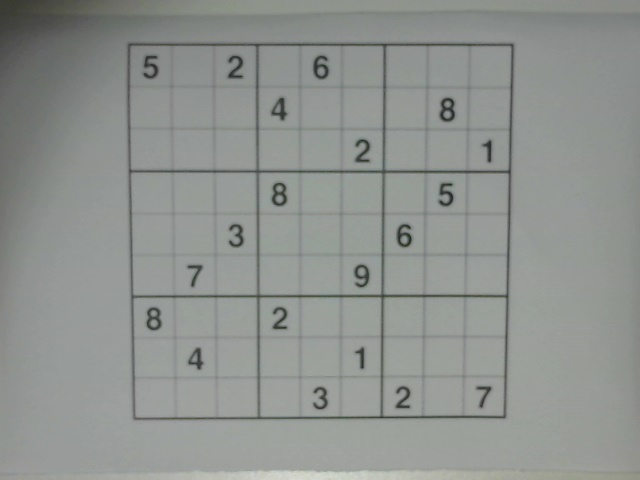
%> input picture VisionSystem/1.jpg, 640 x 480 px
$ octave --eval "result = getSudokuInclination(imread('1.jpg'));"   (GNU Octave 9; MATLAB toolbox functions it lacks are replaced by stand-ins)
%> lines starting %> are read from the running program, lines starting %| are printed output that depends on the picture; in (x1, y1, x2, y2) boxes, pixels count from 0 and x2, y2 are one past the last pixel; in counts of white or black regions, pixels touching at a corner belong together; the program's own positions count from 1
### VisionSystem/adaptiveThreshold.m
function [ imBinary ] = adaptiveThreshold( im )
%ADAPTIVETHRESHOLD Convert grayscale image to binary image by an adaptive threshold.
%   ADAPTIVETHRESHOLD produces binary image from grayscale images. To do
%   this, it converts the input image to binary by applying an adaptive
%   threshold known as Sauvola's method.
%
%   BW = adaptiveThreshold(I) converts the grayscale image I to black and
%   white.

    %% Constants
    W = 11;
    AREA = W^2;
    RECT = (W-1)/2;
    C = 4;

    %% Gets width and height of the image
    [h,w] = size(im);

    %% Computes the integral image
    II = integralImage(im);

    %% Apply the thresholding

    % Creates the binary image
    imBinary = zeros(h,w);

    for y = RECT+2:h-RECT
        for x = RECT+2:w-RECT
            % Sums up the neighborhood
            windowSum = II(y-RECT-1,x-RECT-1) + II(y+RECT,x+RECT) - II(y-RECT-1,x+RECT) - II(y+RECT,x-RECT-1);
            % Computes the mean
            windowMean = windowSum / (AREA);
            % Define if pixel is foreground or background
            imBinary(y-1,x-1) = im(y,x) < (windowMean-C);
        end
    end
end

### VisionSystem/integralImage.m
function integral = integralImage(im)
%INTEGRALIMAGE Computes the integral of an image, also know as Summed Area Table.
%   INTEGRALIMAGE produces a data structure for quickly and efficiently generate
%   the sum of values in a rectangular subset of a grid. It was introduced
%   in image processing by the Viola뻁ones object detection framework, and
%   is commonly used to sum the rectangular neighborhood of pixel.
%   More details at http://en.wikipedia.org/wiki/Summed_area_table.
%
%   II = INTEGRALIMAGE(I) returns the integral image of I.
    im = double(im);

    % Sum all rows and all columns
    integral = cumsum(cumsum(im,2));
    % Pads the result
    integral = padarray(integral, [1 1], 0, 'pre');
end

### VisionSystem/getSudokuInclination.m
function [ imAngle ] = getSudokuInclination( im )
%GETSUDOKUINCLINATION Computes the inclination angle of the Sudoku puzzle at
%an input image.
%   GETSUDOKUINCLINATION obtains the inclination of the puzzle
%   by applying the Hough Transform in the input image and analyzing the
%   theta angle of the horizontal grid lines (which should be zero when
%   the puzzle is not rotated). The mean of all horizontal lines
%   angles is taken as the inclination of the puzzle.
%
%   A = GETSUDOKUINCLINATION(I) computes the inclination of a Sudoku puzzle
%   in the input image I.

    imCenter = adaptiveThreshold(imcrop(im, [245 165 150 150]));
%> in integralImage, `im = double(im);`:
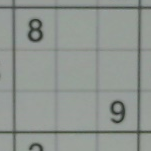
%> im: size 151x151x3 double; mean R, G, B 143.4, 149.2, 144.4
%> in integralImage, `integral = cumsum(cumsum(im,2));`:
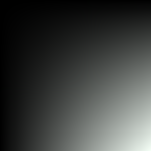
%> integral: size 151x151x3 double; mean R, G, B 823641, 856762.7, 830901.1; drawn with min black and max white
%> after the loop in adaptiveThreshold, `for y = RECT+2:h-RECT`:
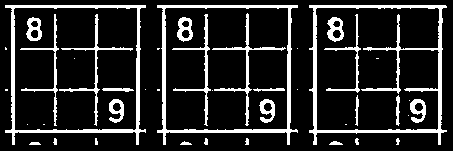
%> imBinary: size 151x453 double; values 0 (black) and 1 (white), 15.4% white; 42 white regions (16 under 20 px), largest, box (x1, y1, x2, y2) and area: (309, 5, 447, 145) 2484, (157, 5, 298, 145) 1910, (5, 5, 146, 145) 1886
    imshow(imCenter);

    [H, T, R] = hough(imCenter);
    figure, imshow(imadjust(mat2gray(H)),'XData',T,'YData',R,'InitialMagnification','fit');
    xlabel('\theta'), ylabel('\rho');
    axis on, axis normal;
    title('Transformada de Hough');

    P  = houghpeaks(H,20,'threshold',ceil(0.7*max(H(:))));
    x = T(P(:,2)); y = R(P(:,1));
    %figure, plot(x,y,'s','color','white');
    % Find lines and plot them
    lines = houghlines(imCenter,T,R,P,'FillGap',20,'MinLength',7);
    figure, imshow(imCenter), hold on
    %max_len = 0;

    angleSum = 0;
    lineCount = 0;

    for k = 1:length(lines)
      if (lines(k).theta > -45 && lines(k).theta < 45) % horizontal
          angleSum = angleSum + lines(k).theta;
          lineCount = lineCount + 1;
      end

       xy = [lines(k).point1; lines(k).point2];
       plot(xy(:,1),xy(:,2),'LineWidth',2,'Color','green');

       % [12 lines of commented-out code are left out]
    end

    hold off;

    imAngle = angleSum / lineCount;
end
%> in getSudokuInclination, `[H, T, R] = hough(imCenter);`:
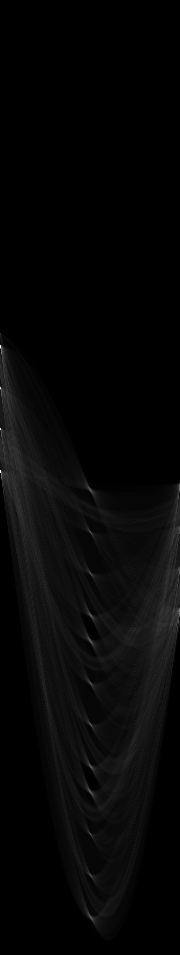
%> H: size 955x180 double; min 0, max 420, mean 11; drawn with min black and max white
%> in getSudokuInclination, `[H, T, R] = hough(imCenter);`: T = 180 values from -90 to 89; R = 955 values from -477 to 477
%> in getSudokuInclination, `imshow(imadjust(mat2gray(H)),'XData',T,'YData',R,'InitialMagnification`:
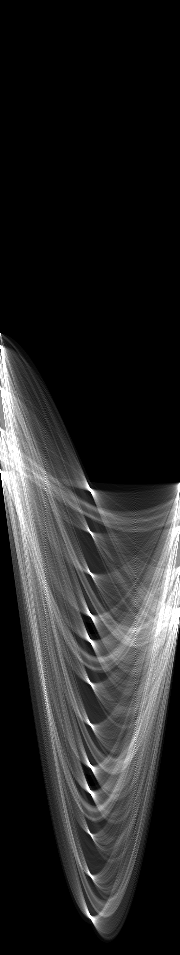
%> displayed picture: size 955x180, on the screen's scale of 0 to 255; min 0, max 255, mean 38.4
%> in getSudokuInclination, `P  = houghpeaks(H,20,'threshold',ceil(0.7*max(H(:))));`: P = [347 1; 471 1; 429 1; 389 1]
%> in getSudokuInclination, `x = T(P(:,2))`: x = [-90 -90 -90 -90]
%> in getSudokuInclination, `y = R(P(:,1))`: y = [-131 -7 -49 -89]
%> in getSudokuInclination, `lines = houghlines(imCenter,T,R,P,'FillGap',20,'MinLength',7);`: lines = 4 lines; point1 to point2 (x, y): (6, 132) to (447, 132), (6, 8) to (447, 8), (6, 50) to (443, 50), (6, 90) to (442, 90)
%> the loop in getSudokuInclination, `for k = 1:length(lines)` made 4 passes
%> xy on passes 1 to 4: [6 132; 447 132], [6 8; 447 8], [6 50; 443 50], [6 90; 442 90]
%> after the loop in getSudokuInclination, `for k = 1:length(lines)`: angleSum = 0
%> in getSudokuInclination, `imAngle = angleSum / lineCount;`: imAngle = NaN
%> `result = getSudokuInclination(imread('1.jpg'));`:
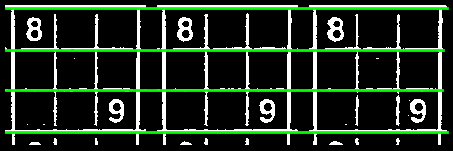
%> figure redrawn from the program's plot data

$ run again, on VisionSystem/2.jpg
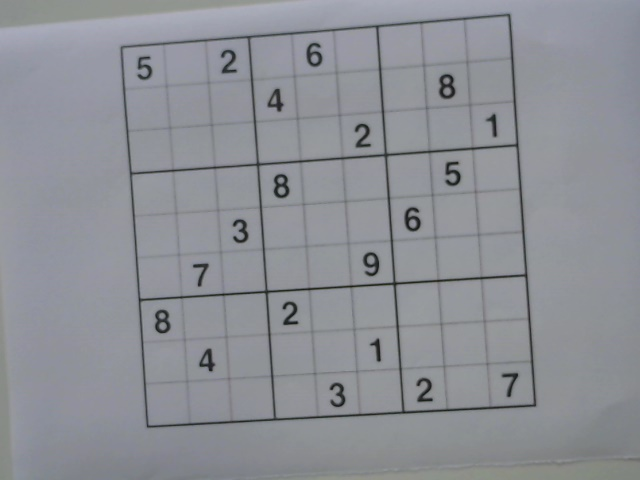
%> input picture VisionSystem/2.jpg, 640 x 480 px
%> after the loop in adaptiveThreshold, `for y = RECT+2:h-RECT`:
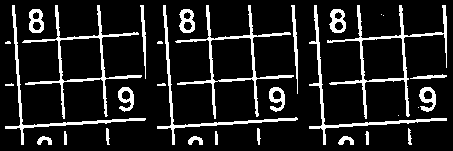
%> imBinary: size 151x453 double; values 0 (black) and 1 (white), 12.7% white; 32 white regions (7 under 20 px), largest, box (x1, y1, x2, y2) and area: (327, 5, 447, 119) 1301, (175, 5, 294, 119) 1208, (22, 5, 142, 119) 1201
%> T = 180 values from -90 to 89; R = 955 values from -477 to 477
%> P = 20 rows, first 12: [521 177; 606 177; 617 177; 532 177; 605 180; 584 177; 563 177; 519 180; 561 180; 628 177; 792 87; 490 87]
%> x = 20 values, max 89 at index 5, min -4 at index 11, mean 45.9
%> y = 20 values, max 398 at index 18, min 12 at index 12, mean 143.8
%> lines = 103 lines; longest, point1 to point2 (x, y): (316, 6) to (326, 145), (13, 6) to (23, 145), (250, 6) to (260, 145), (359, 6) to (369, 145), (400, 6) to (410, 145), (56, 6) to (66, 145)
%> the loop in getSudokuInclination, `for k = 1:length(lines)` made 103 passes
%> xy on passes 1 to 8: [182 31; 194 31], [139 34; 146 34], [125 35; 138 35], [110 36; 124 36], [96 37; 109 37], [82 38; 95 38], [67 39; 81 39], [53 40; 66 40]
%> after the loop in getSudokuInclination, `for k = 1:length(lines)`: angleSum = -36; lineCount = 9
%> imAngle = -4
%> `result = getSudokuInclination(imread('1.jpg'));`:
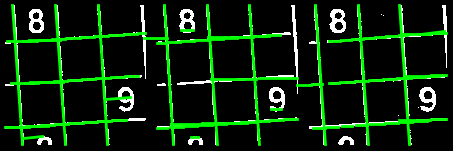
%> figure redrawn from the program's plot data

$ run again, on VisionSystem/3.jpg
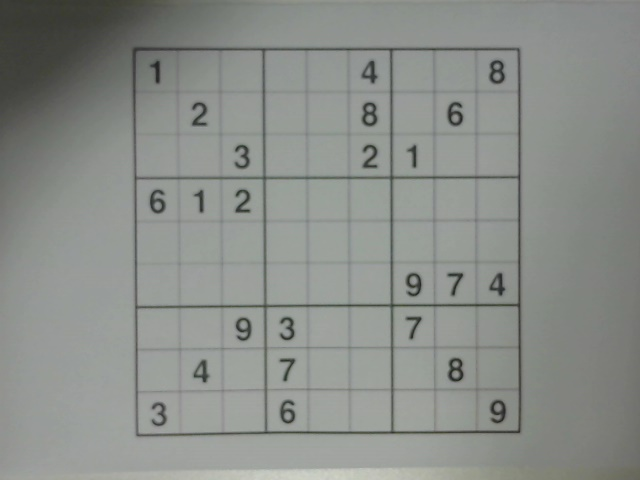
%> input picture VisionSystem/3.jpg, 640 x 480 px
%> T = 180 values from -90 to 89; R = 955 values from -477 to 477
%> in getSudokuInclination, `imshow(imadjust(mat2gray(H)),'XData',T,'YData',R,'InitialMagnification`:
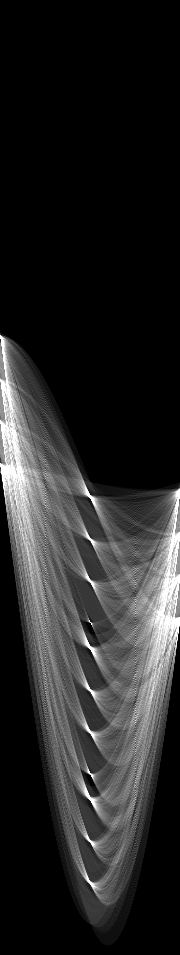
%> displayed picture: size 955x180, on the screen's scale of 0 to 255; min 0, max 255, mean 38.5
%> P = [337 1; 465 1; 422 1; 381 1]
%> x = [-90 -90 -90 -90]
%> y = [-141 -13 -56 -97]
%> lines = 4 lines; point1 to point2 (x, y): (6, 142) to (447, 142), (6, 14) to (447, 14), (6, 57) to (447, 57), (6, 98) to (447, 98)
%> the loop in getSudokuInclination, `for k = 1:length(lines)` made 4 passes
%> xy on passes 1 to 4: [6 142; 447 142], [6 14; 447 14], [6 57; 447 57], [6 98; 447 98]
%> after the loop in getSudokuInclination, `for k = 1:length(lines)`: angleSum = 0
%> imAngle = NaN
%> `result = getSudokuInclination(imread('1.jpg'));`:
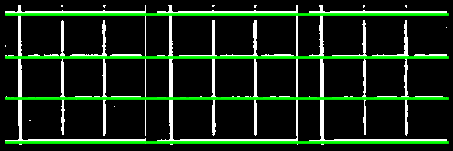
%> figure redrawn from the program's plot data
